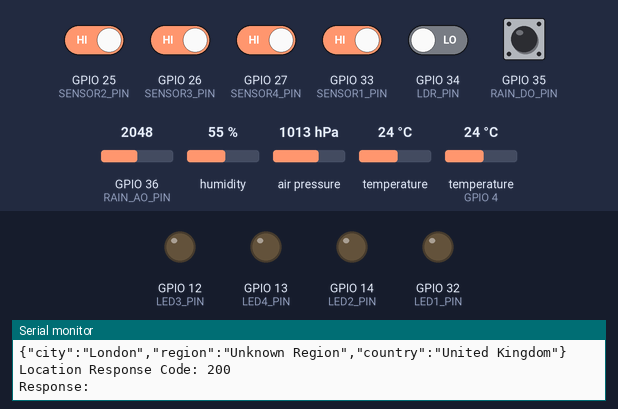
Simulated run of this sketch. Board: ESP32. On the bench: output pins drawn as LEDs (lit = HIGH), the last lines printed to the serial monitor. The test bench sets the inputs (shaded band); at power-on: GPIO 25 (SENSOR2_PIN), GPIO 26 (SENSOR3_PIN), GPIO 27 (SENSOR4_PIN), GPIO 33 (SENSOR1_PIN), GPIO 35 (RAIN_DO_PIN) HIGH, GPIO 34 (LDR_PIN) LOW, GPIO 36 (RAIN_AO_PIN) = 2048, humidity 55 %, air pressure 1013 hPa, temperature 24 °C, temperature (sensor on GPIO 4) 24 °C. WiFi joins after 1.5 s; servers stay silent unless stated; uploads are accepted with an empty reply; web services answer with replies made up by the test bench.

Above: at 3.4 s.
3.5 s: GPIO 25 (SENSOR2_PIN) driven LOW
At 6.0 s:
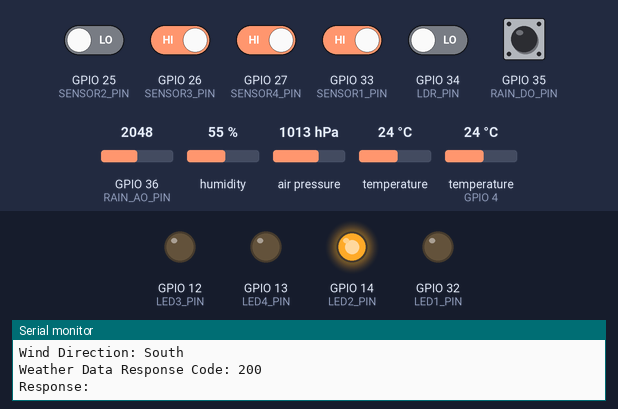
6.8 s: GPIO 26 (SENSOR3_PIN) driven LOW
At 11.0 s:
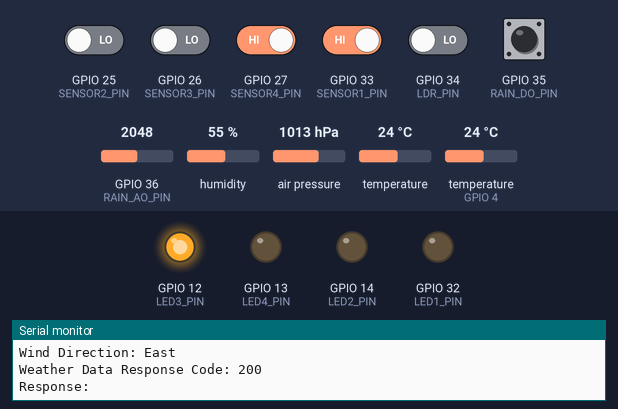
11.5 s: GPIO 27 (SENSOR4_PIN) driven LOW
At 16.0 s:
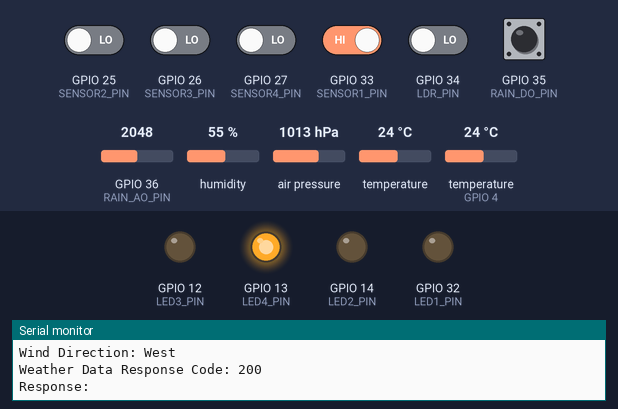
16.5 s: GPIO 27 (SENSOR4_PIN) driven HIGH
At 21.0 s:
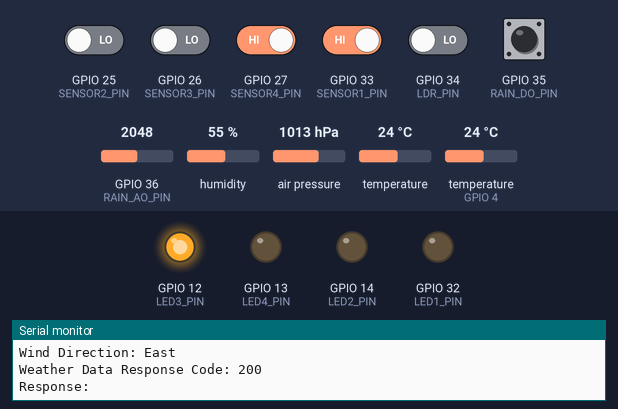
21.5 s: GPIO 26 (SENSOR3_PIN) driven HIGH
At 26.1 s:
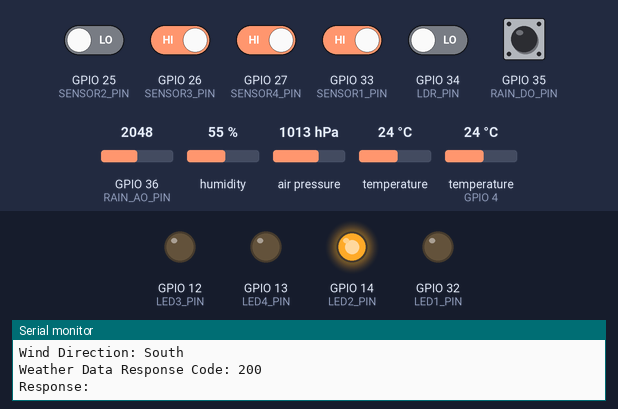
26.5 s: GPIO 25 (SENSOR2_PIN) driven HIGH
At 31.1 s:
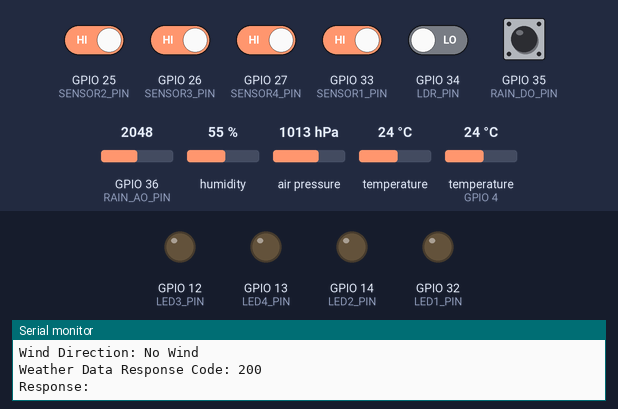
Timing chart, 0 to 32.6 s (numbered marks = the images above; inputs shaded):
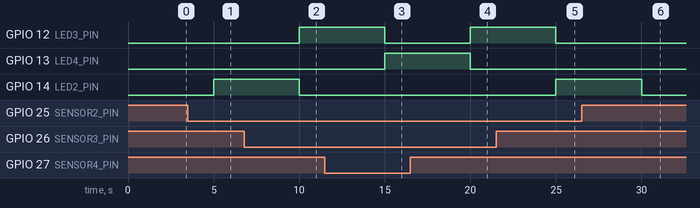

The sketch:

FINAL_ESP32_CODE.ino
```cpp
#include <WiFi.h>
#include <HTTPClient.h>
#include <ArduinoJson.h>
#include <Wire.h>
#include <Adafruit_Sensor.h>
#include <Adafruit_BMP085.h> // For BMP180
#include <DHT.h>

// Supabase credentials
const char* supabaseWeatherDataUrl = "";
const char* supabaseWeatherLocationUrl = "";
const char* supabaseKey = "";

// Wi-Fi credentials
const char* ssid = "";
const char* password = "";

// IP Info API token
const char* ipinfoToken = ""; // Replace with your ipinfo.io token

// GPIO pins for sensors and LEDs
#define SENSOR1_PIN 33  // North
#define SENSOR2_PIN 25  // South
#define SENSOR3_PIN 26  // East
#define SENSOR4_PIN 27  // West
#define LED1_PIN 32     // North LED
#define LED2_PIN 14     // South LED
#define LED3_PIN 12     // East LED
#define LED4_PIN 13     // West LED
#define DHT_PIN 4
#define DHT_TYPE DHT11
#define LDR_PIN 34
#define RAIN_DO_PIN 35
#define RAIN_AO_PIN 36

DHT dht(DHT_PIN, DHT_TYPE);
Adafruit_BMP085 bmp;

void setup() {
  Serial.begin(9600);

  // Connect to Wi-Fi
  WiFi.begin(ssid, password);
  Serial.print("Connecting to Wi-Fi");
  while (WiFi.status() != WL_CONNECTED) {
    delay(500);
    Serial.print(".");
  }
  Serial.println("\nConnected to Wi-Fi!");

  // Initialize sensors
  dht.begin();
  if (!bmp.begin()) {
    Serial.println("Could not find a valid BMP180 sensor!");
    while (1);
  }

  // Set sensor and LED pins
  pinMode(SENSOR1_PIN, INPUT);
  pinMode(SENSOR2_PIN, INPUT);
  pinMode(SENSOR3_PIN, INPUT);
  pinMode(SENSOR4_PIN, INPUT);
  pinMode(LED1_PIN, OUTPUT);
  pinMode(LED2_PIN, OUTPUT);
  pinMode(LED3_PIN, OUTPUT);
  pinMode(LED4_PIN, OUTPUT);
  pinMode(LDR_PIN, INPUT);
  pinMode(RAIN_DO_PIN, INPUT);

  // Initial location data upload
  uploadLocationData();
}

void loop() {
  static unsigned long lastWeatherDataUpdate = 0;
  static unsigned long lastLocationUpdate = 0;
  unsigned long currentMillis = millis();

  // Send weather data every 5 seconds
  if (currentMillis - lastWeatherDataUpdate >= 5000) {
    lastWeatherDataUpdate = currentMillis;
    sendWeatherData();
  }

  // Resend location data every 30 minutes
  if (currentMillis - lastLocationUpdate >= 1800000) {
    lastLocationUpdate = currentMillis;
    uploadLocationData();
  }
}

void sendWeatherData() {
  // Read sensor states for wind direction
  int sensor1State = digitalRead(SENSOR1_PIN);
  int sensor2State = digitalRead(SENSOR2_PIN);
  int sensor3State = digitalRead(SENSOR3_PIN);
  int sensor4State = digitalRead(SENSOR4_PIN);

  // Determine wind direction
  String windDirection = "No Wind";
  if (sensor1State == LOW) windDirection = "North";
  if (sensor2State == LOW) windDirection = "South";
  if (sensor3State == LOW) windDirection = "East";
  if (sensor4State == LOW) windDirection = "West";

  // Control LEDs
  digitalWrite(LED1_PIN, (windDirection == "North") ? HIGH : LOW);
  digitalWrite(LED2_PIN, (windDirection == "South") ? HIGH : LOW);
  digitalWrite(LED3_PIN, (windDirection == "East") ? HIGH : LOW);
  digitalWrite(LED4_PIN, (windDirection == "West") ? HIGH : LOW);

  // Read temperature and humidity
  float temperatureDHT = dht.readTemperature();
  float humidity = dht.readHumidity();

  // Read BMP180 data
  float temperatureBMP = bmp.readTemperature();
  float pressure = bmp.readPressure() / 100.0; // Convert to hPa
  float altitude = bmp.readAltitude(101325);

  // Read LDR state
  int ldrState = digitalRead(LDR_PIN);

  // Read rain sensor
  int rainDigital = digitalRead(RAIN_DO_PIN);
  int rainAnalog = analogRead(RAIN_AO_PIN);

  // Log sensor data
  Serial.println("Weather Data:");
  Serial.print("Temperature (DHT): "); Serial.println(temperatureDHT);
  Serial.print("Humidity: "); Serial.println(humidity);
  Serial.print("Temperature (BMP): "); Serial.println(temperatureBMP);
  Serial.print("Pressure: "); Serial.println(pressure);
  Serial.print("Altitude: "); Serial.println(altitude);
  Serial.print("LDR State: "); Serial.println(ldrState);
  Serial.print("Rain (Digital): "); Serial.println(rainDigital);
  Serial.print("Rain (Analog): "); Serial.println(rainAnalog);
  Serial.print("Wind Direction: "); Serial.println(windDirection);

  // Send data to Supabase
  if (WiFi.status() == WL_CONNECTED) {
    HTTPClient http;
    http.begin(supabaseWeatherDataUrl);
    http.addHeader("Content-Type", "application/json");
    http.addHeader("apikey", supabaseKey);
    http.addHeader("Authorization", "Bearer " + String(supabaseKey));

    // JSON payload
    StaticJsonDocument<256> doc;
    doc["tempOut"] = temperatureBMP;
    doc["humOut"] = humidity;
    doc["pressure"] = pressure;
    doc["rainAnalog"] = rainAnalog;
    doc["rainDigital"] = rainDigital == LOW;
    doc["airQuality"] = 42.5; // Placeholder for air quality sensor
    doc["windDirection"] = windDirection;
    doc["altitude"] = altitude;
    doc["ldrStatus"] = ldrState == HIGH;

    String payload;
    serializeJson(doc, payload);

    // HTTP POST
    int httpResponseCode = http.POST(payload);
    if (httpResponseCode > 0) {
      Serial.print("Weather Data Response Code: ");
      Serial.println(httpResponseCode);
      Serial.println("Response: " + http.getString());
    } else {
      Serial.print("POST Error: ");
      Serial.println(httpResponseCode);
    }
    http.end();
  } else {
    Serial.println("Wi-Fi Disconnected!");
  }
}

void uploadLocationData() {
  HTTPClient http;
  String url = String("http://ipinfo.io/json?token=") + ipinfoToken;
  http.begin(url);
  int httpCode = http.GET();

  if (httpCode == HTTP_CODE_OK) {
    String payload = http.getString();
    Serial.println("IP Info Response:");
    Serial.println(payload);

    // Parse JSON using ArduinoJson
    StaticJsonDocument<512> doc;
    DeserializationError error = deserializeJson(doc, payload);

    if (error) {
      Serial.println("Failed to parse JSON:");
      Serial.println(error.c_str());
      return;
    }

    String city = doc["city"] | "Unknown City";
    String region = doc["region"] | "Unknown Region";
    String country = doc["country"] | "Unknown Country";

    Serial.println("Parsed Location:");
    Serial.println("City: " + city);
    Serial.println("Region: " + region);
    Serial.println("Country: " + country);

    // Send data to Supabase
    sendToSupabase(city, region, country);
  } else {
    Serial.println("Error getting IP info. HTTP Code: " + String(httpCode));
  }

  http.end();
}

void sendToSupabase(String city, String region, String country) {
  HTTPClient http;
  http.begin(supabaseWeatherLocationUrl);
  http.addHeader("Content-Type", "application/json");
  http.addHeader("apikey", supabaseKey);
  http.addHeader("Authorization", String("Bearer ") + supabaseKey);

  // Create JSON payload
  String jsonPayload = "{\"city\":\"" + city + "\",\"region\":\"" + region + "\",\"country\":\"" + country + "\"}";
  Serial.println("Sending data to Supabase:");
  Serial.println(jsonPayload);

  int httpCode = http.POST(jsonPayload);
  if (httpCode > 0) {
    Serial.println("Location Response Code: " + String(httpCode));
    String response = http.getString();
    Serial.println("Response: " + response);
  } else {
    Serial.println("Error sending data to Supabase. HTTP Code: " + String(httpCode));
  }

  http.end();
}
```

Measured:
- after the input at 3.5 s, GPIO 14 (LED2_PIN): LOW → HIGH after 1.5 s
- after the input at 6.8 s, GPIO 12 (LED3_PIN): LOW → HIGH after 3.2 s; GPIO 14 (LED2_PIN): HIGH → LOW after 3.2 s
- after the input at 11.5 s, GPIO 12 (LED3_PIN): HIGH → LOW after 3.5 s; GPIO 13 (LED4_PIN): LOW → HIGH after 3.5 s
- after the input at 16.5 s, GPIO 12 (LED3_PIN): LOW → HIGH after 3.5 s; GPIO 13 (LED4_PIN): HIGH → LOW after 3.5 s
- after the input at 21.5 s, GPIO 12 (LED3_PIN): HIGH → LOW after 3.5 s; GPIO 14 (LED2_PIN): LOW → HIGH after 3.5 s
- after the input at 26.5 s, GPIO 14 (LED2_PIN): HIGH → LOW after 3.5 s
